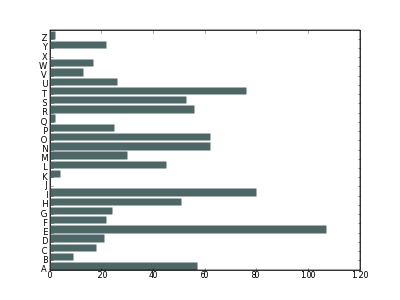

This figure's Python source:
import matplotlib
matplotlib.use('Agg')
from pylab import *
import urllib

def webshow( img ):
    savefig( img, dpi=50 )
    print 'Content-Type: text/html\n'
    print '<img width="400" height="300" src="'+img+'" />'

# Read the text of the first paragraph of Moby Dick
f = "http://ivle.informatics.unimelb.edu.au"
f += "/media/subjects/600151/exercise_data/moby.txt"
moby = urllib.urlopen(f)
text = moby.read()
tally = zeros(26) # initialize frequencies of 26 characters
charset = [chr(i) for i in arange(65,65+26)] # 'A'-'Z'
for char in text:
    ch = char.upper()
    if ch in charset:
        tally[ord(ch)-65] += 1

clf()
barh(arange(26),tally,color=(0.3,0.4,0.4),linewidth=0)
yticks( arange(26),charset)
ylim(0,26)
webshow("moby.png")
